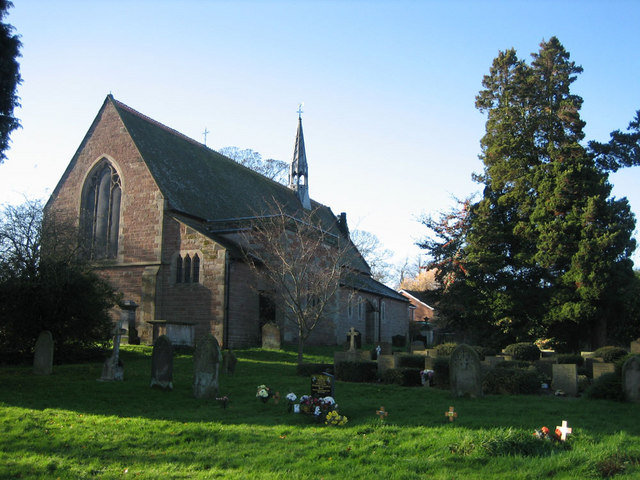
#> input picture corner_detection/church00.jpg, 640 x 480 px
$ python corner.py
#> lines starting #> are read from the running program, lines starting #| are printed output that depends on the picture; after the words box and inside, x2 and y2 are one past the last pixel; in counts of white or black regions, pixels touching at a corner belong together

from skimage.io import imread
from skimage.color import rgb2gray
import matplotlib.pyplot as plt
from scipy import ndimage as ndi
from skimage.feature import peak_local_max
from skimage.feature import corner_harris, corner_peaks

img = imread('church00.jpg')
#> img is the input picture: shape (480, 640, 3); mean R, G, B 103.7, 120.3, 115.8
imggray = rgb2gray(img)
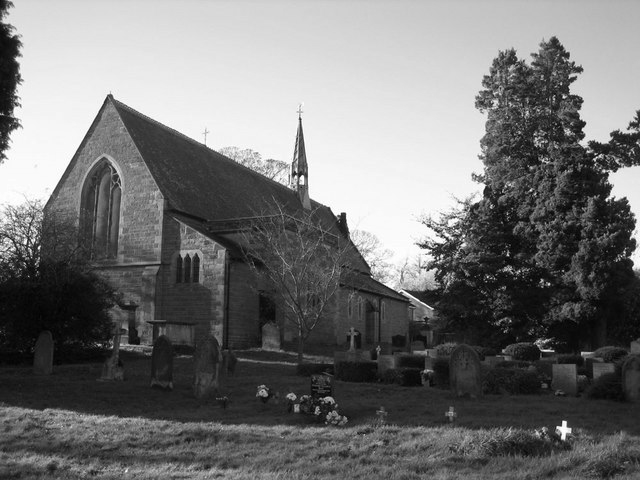
#> imggray: shape (480, 640) float64; min 0.00141, max 1, mean 0.457
from scipy import signal as sig
import numpy as np

def gradient_x(imggray):
    # Sobel operator kernels.
    kernel_x = np.array([[-1, 0, 1], [-2, 0, 2], [-1, 0, 1]])
    return sig.convolve2d(imggray, kernel_x, mode='same')


def gradient_y(imggray):
    kernel_y = np.array([[1, 2, 1], [0, 0, 0], [-1, -2, -1]])
    return sig.convolve2d(imggray, kernel_y, mode='same')


I_x = gradient_x(imggray)
I_y = gradient_y(imggray)

Ixx = ndi.gaussian_filter(I_x**2, sigma=1)
Ixy = ndi.gaussian_filter(I_y*I_x, sigma=1)
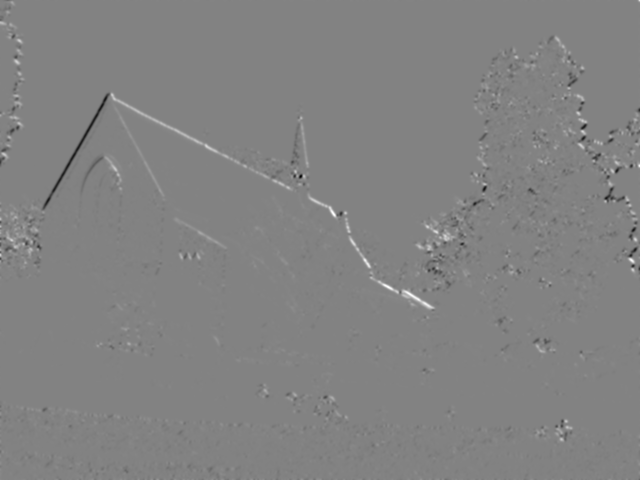
#> Ixy: shape (480, 640) float64; min -2.53, max 2.41, mean -0.000603; drawn with min black and max white
Iyy = ndi.gaussian_filter(I_y**2, sigma=1)

k = 0.05
# determinant
detA = Ixx * Iyy - Ixy ** 2
# trace
traceA = Ixx + Iyy
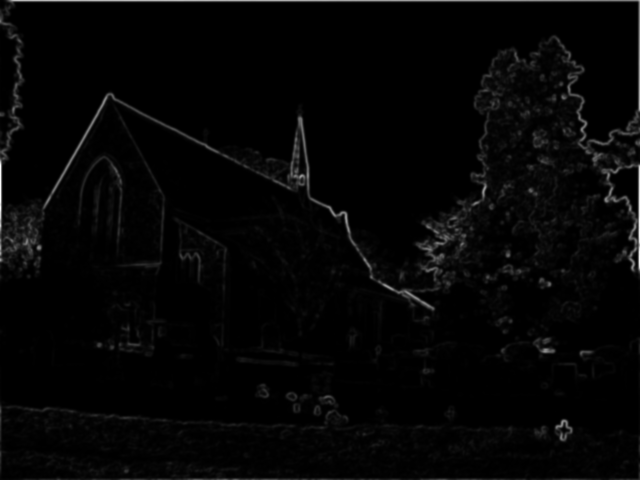
#> traceA: shape (480, 640) float64; min 1.23e-32, max 10.07, mean 0.217; drawn with min black and max white

harris_response = detA - k * traceA ** 2
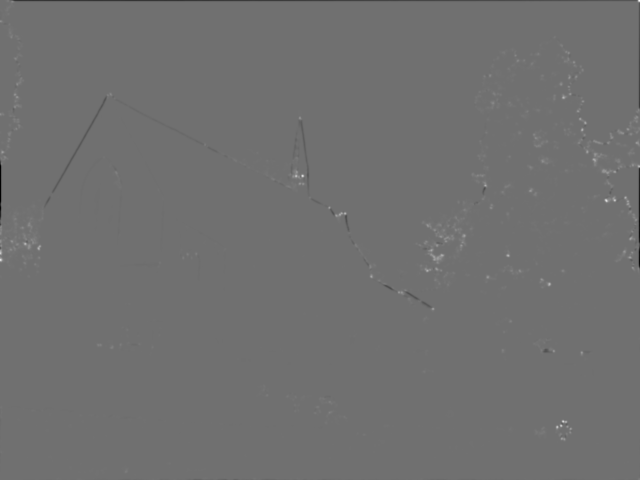
#> harris_response: shape (480, 640) float64; min -5.01, max 6.37, mean 0.00282; drawn with min black and max white


# [12 lines of commented-out code are left out]


img_copy_for_corners = np.copy(img)
img_copy_for_edges = np.copy(img)
for rowindex, response in enumerate(harris_response):
    for colindex, r in enumerate(response):
        if r > 0:
            # this is a corner
            img_copy_for_corners[rowindex, colindex] = [255,0,0]
        elif r < 0:
            # this is an edge
            img_copy_for_edges[rowindex, colindex] = [0,255,0]
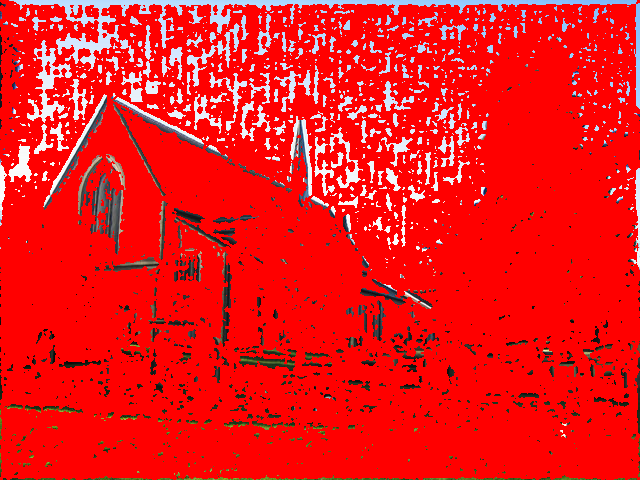
#> img_copy_for_corners: shape (480, 640, 3); mean R, G, B 238.7, 23.8, 24.8
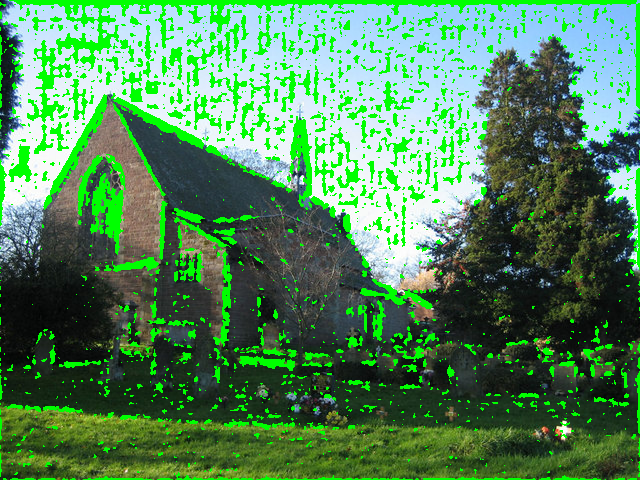
#> img_copy_for_edges: shape (480, 640, 3); 14.63% of pixels changed, all inside (x1, y1, x2, y2) = (0, 0, 640, 480)

corners = corner_peaks(harris_response)
#> corners = 7655 pairs, first value 1 to 478, second value 1 to 638
fig, ax = plt.subplots()
ax.imshow(img, interpolation='nearest', cmap=plt.cm.gray)
ax.plot(corners[:, 1], corners[:, 0], '.r', markersize=3)
plt.show()
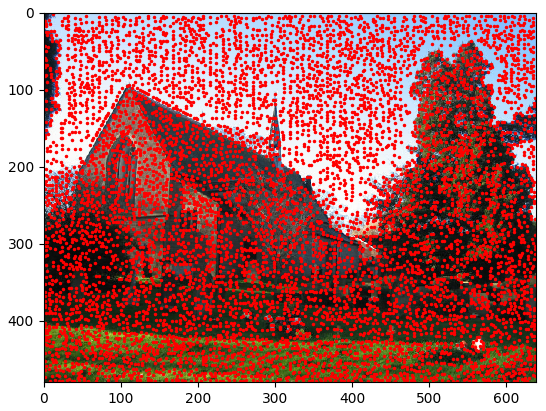
#> figure drawn by matplotlib, 1 panel


# [11 lines of commented-out code are left out]

$ run again, with corner_detection/bodybody.jpg copied over corner_detection/church00.jpg
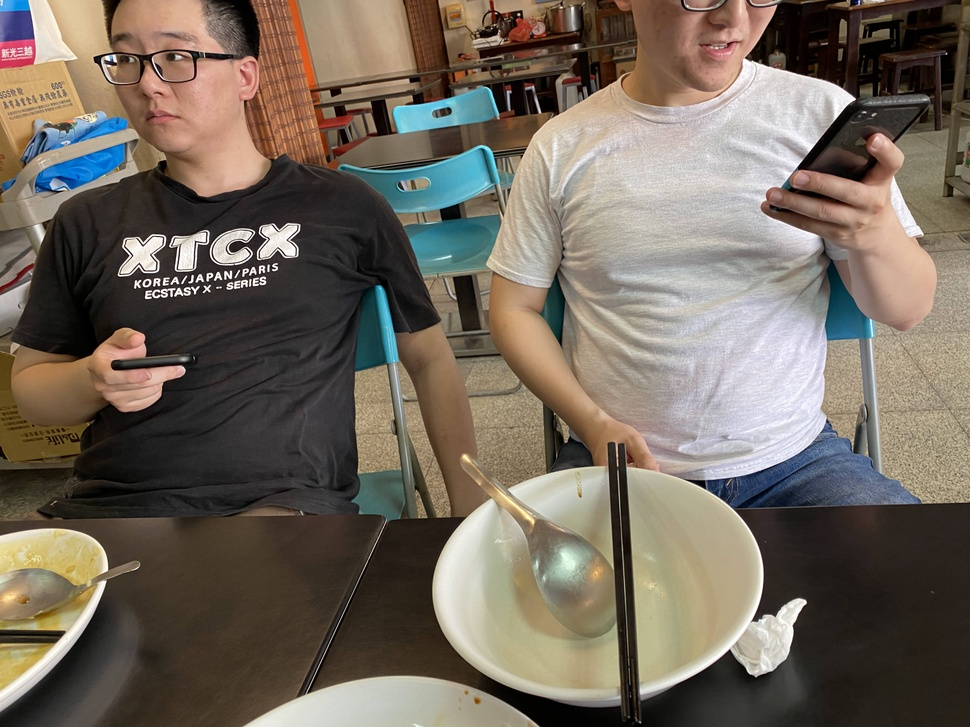
#> input picture corner_detection/bodybody.jpg, 970 x 727 px, shrunk from 4032 x 3024 before the run
#> img is the input picture: shape (727, 970, 3); mean R, G, B 115.3, 105.2, 93.5
#> after the loop `for rowindex, response in enumerate(harris_response):`:
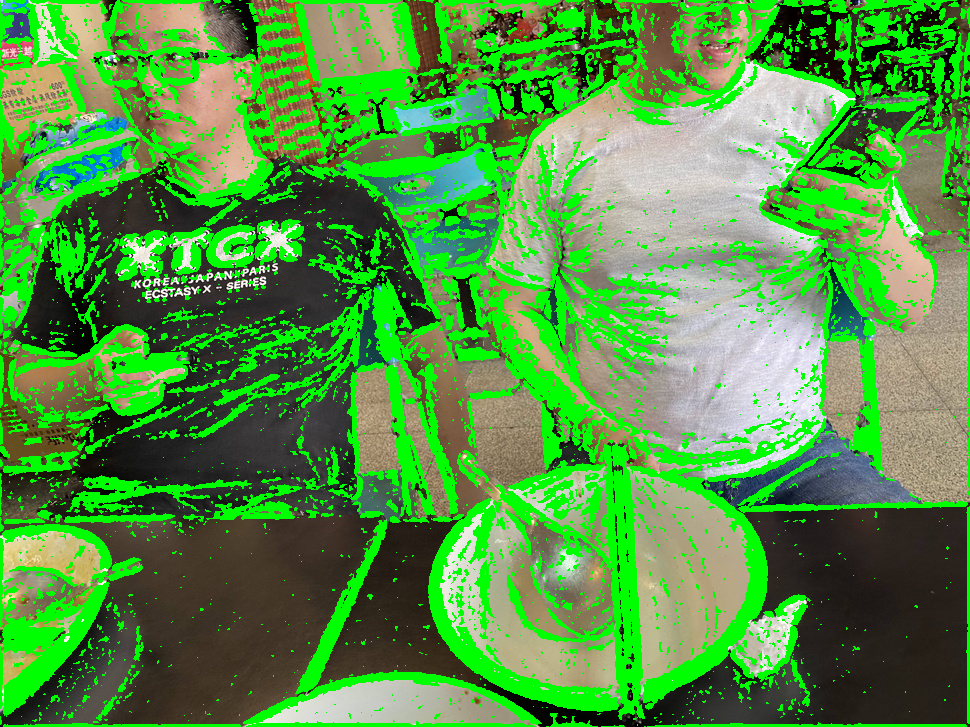
#> img_copy_for_edges: shape (727, 970, 3); mean R, G, B 83.1, 147.6, 67.6
#> corners = 19534 pairs, first value 1 to 725, second value 1 to 968
#> `plt.show()`:
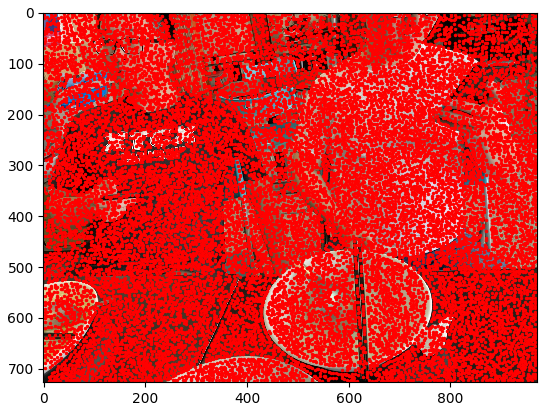
#> figure drawn by matplotlib, 1 panel
